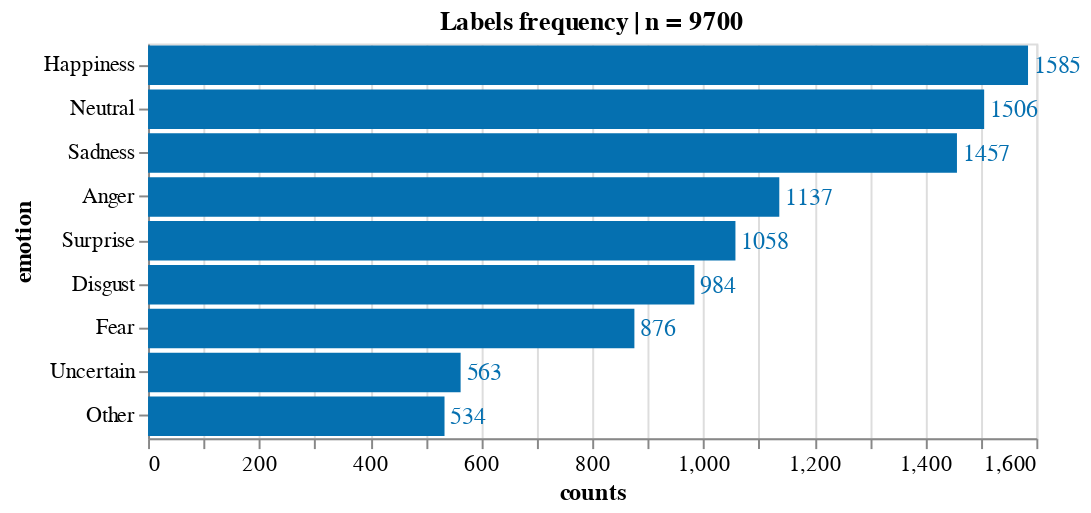

Notebook code cell kept with this figure:
### Code cell
source = count_freq_labels(df_emo_answers, X="all") 
title = 'Labels frequency | n = '+ source['counts'].sum().astype(str)
X, Y = 'counts:Q', 'emotion:N'
w, h= 450, 200
txs, ls, ts = 12, 11, 12

chart_overall_count = simple_count_bar(
    source, title=title, X=X, Y=Y,\
    width=w, height=h, \
    text_size = txs, label_size = ls, title_size=ts)

chart_overall_count.display(renderer='svg')

### Figure 1 — Vega-Lite specification as saved in the notebook (floating-point values rounded to 4 significant figures)
{"config": {"view": {"continuousWidth": 400, "continuousHeight": 300}, "axis": {"labelFontSize": 11, "titleFontSize": 12}}, "layer": [{"mark": "bar", "encoding": {"color": {"condition": {"value": "#orange", "test": "(datum.emotion === null)"}, "value": "#0570b0"}, "x": {"type": "quantitative", "field": "counts"}, "y": {"type": "nominal", "field": "emotion", "sort": "-x"}}, "title": "Labels frequency | n = 9700"}, {"mark": {"type": "text", "align": "left", "baseline": "middle", "dx": 3, "fontSize": 12}, "encoding": {"color": {"condition": {"value": "#orange", "test": "(datum.emotion === null)"}, "value": "#0570b0"}, "text": {"type": "quantitative", "field": "counts"}, "x": {"type": "quantitative", "field": "counts"}, "y": {"type": "nominal", "field": "emotion", "sort": "-x"}}, "title": "Labels frequency | n = 9700"}], "data": {"name": "data-8e97d62b90b0fd994be07ea548bccd80"}, "height": 200, "width": 450, "$schema": "https://vega.github.io/schema/vega-lite/v4.8.1.json", "datasets": {"data-8e97d62b90b0fd994be07ea548bccd80": [{"counts": 1585, "emotion": "Happiness", "percent": 0.1634}, {"counts": 1506, "emotion": "Neutral", "percent": 0.1553}, {"counts": 1457, "emotion": "Sadness", "percent": 0.1502}, {"counts": 1137, "emotion": "Anger", "percent": 0.1172}, {"counts": 1058, "emotion": "Surprise", "percent": 0.1091}, {"counts": 984, "emotion": "Disgust", "percent": 0.1014}, {"counts": 876, "emotion": "Fear", "percent": 0.09031}, {"counts": 563, "emotion": "Uncertain", "percent": 0.05804}, {"counts": 534, "emotion": "Other", "percent": 0.05505}]}}
